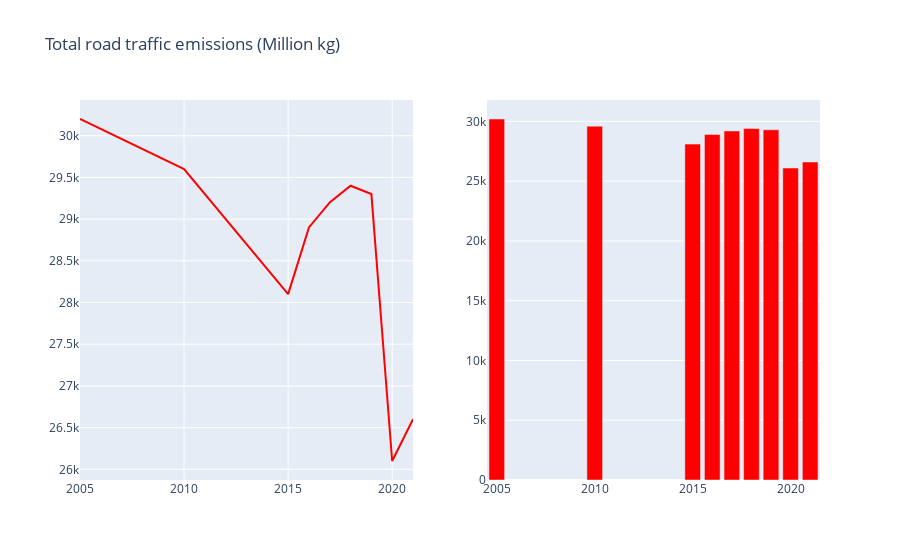

This figure's notebook cell:
### Markdown cell above
Combined:

### Code cell
# For as many traces that exist per Express figure, get the traces from each plot and store them in an array.
# This is essentially breaking down the Express fig into it's traces
figco2line_traces = []
figco2bar_traces = []
for trace in range(len(figco2line["data"])):
    figco2line_traces.append(figco2line["data"][trace])
for trace in range(len(figco2bar["data"])):
    figco2bar_traces.append(figco2bar["data"][trace])

#Create a 1x2 subplot
this_figure = sp.make_subplots(rows=1, cols=2) 

# Get the Express fig broken down as traces and add the traces to the proper plot within in the subplot
for traces in figco2line_traces:
    this_figure.append_trace(traces, row=1, col=1)
for traces in figco2bar_traces:
    this_figure.append_trace(traces, row=1, col=2)

# this_figure.add_annotation(text="CO2 (Million kg)")
this_figure.update_layout(title_text="Total road traffic emissions (Million kg)")
this_figure.show()

### Figure 1 — Plotly figure (JSON) as saved in the notebook; plotly's stock layout.template omitted (floating-point values rounded to 4 significant figures)
{"data": [{"hovertemplate": "Periods=%{x}<br>Carbon dioxide (CO2)=%{y}<extra></extra>", "legendgroup": "", "line": {"color": "red", "dash": "solid"}, "marker": {"symbol": "circle"}, "mode": "lines", "name": "", "orientation": "v", "showlegend": false, "type": "scatter", "x": [2005, 2010, 2015, 2016, 2017, 2018, 2019, 2020, 2021], "xaxis": "x", "y": [30200, 29600, 28100, 28900, 29200, 29400, 29300, 26100, 26600], "yaxis": "y"}, {"alignmentgroup": "True", "hovertemplate": "Periods=%{x}<br>Carbon dioxide (CO2)=%{y}<extra></extra>", "legendgroup": "", "marker": {"color": "red", "pattern": {"shape": ""}}, "name": "", "offsetgroup": "", "orientation": "v", "showlegend": false, "textposition": "auto", "type": "bar", "x": [2005, 2010, 2015, 2016, 2017, 2018, 2019, 2020, 2021], "xaxis": "x2", "y": [30200, 29600, 28100, 28900, 29200, 29400, 29300, 26100, 26600], "yaxis": "y2"}], "layout": {"title": {"text": "Total road traffic emissions (Million kg)"}, "xaxis": {"anchor": "y", "domain": [0, 0.45]}, "xaxis2": {"anchor": "y2", "domain": [0.55, 1]}, "yaxis": {"anchor": "x", "domain": [0, 1]}, "yaxis2": {"anchor": "x2", "domain": [0, 1]}}}
